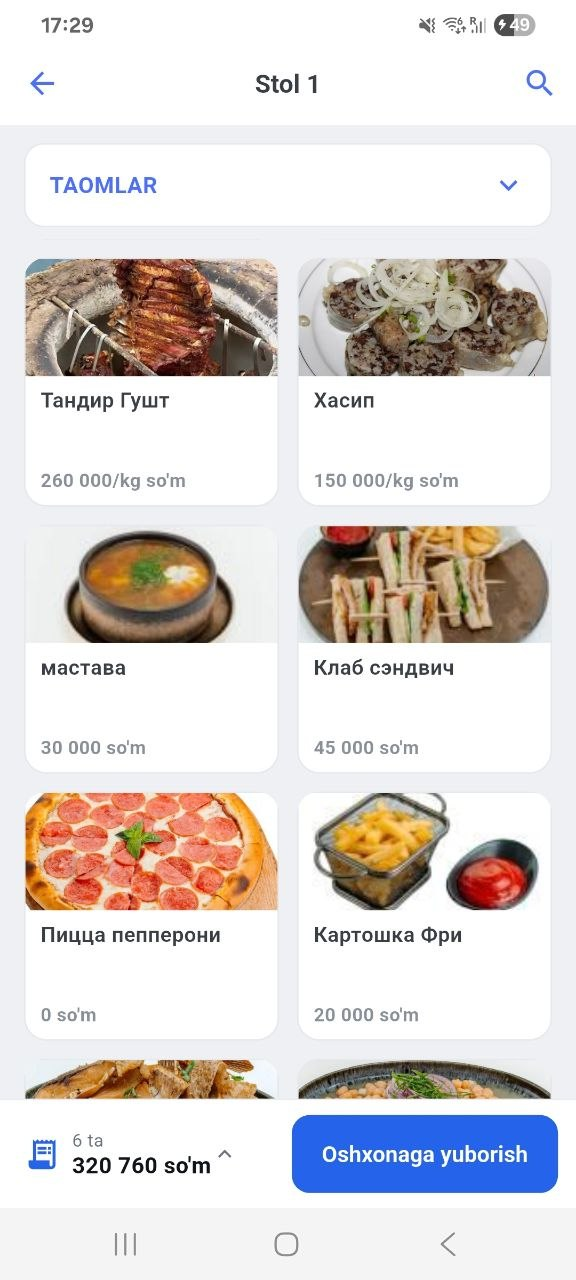
#> input picture screens/waiter-menu.jpg, 576 x 1280 px
$ python make_screens.py
#> lines starting #> are read from the running program, lines starting #| are printed output that depends on the picture; after the words box and inside, x2 and y2 are one past the last pixel; in counts of white or black regions, pixels touching at a corner belong together
"""Frame raw app screenshots (screens/*.jpg) as phones for the feature rows.

    python3 tools/make_screens.py      (safe to re-run: reads screens/, writes images/)

Each output is a 1200-wide card (900 tall for phones, 760 for tablets) — the shape of the .fr-media slot — holding
the screenshot inside a phone or tablet frame (see JOBS / DEVICE below).
"""
import os
from PIL import Image, ImageDraw, ImageFilter

ROOT = os.path.dirname(os.path.dirname(os.path.abspath(__file__)))
W = 1200
# (source, output, device, crop box or None)
#   phone : rises from the bottom edge, only the top ~80% of the screen shows
#   tablet: whole screen, centred; Android status + navigation bars cropped off
JOBS = [
    ("waiter-menu.jpg", "app-menu.jpg", "phone", None),
    ("tablet-tables.jpg", "app-tables.jpg", "tablet", (0, 30, 1280, 753)),
    ("tablet-reports.jpg", "app-reports.jpg", "tablet", (0, 30, 1280, 753)),
    ("tablet-top-items.jpg", "app-top-items.jpg", "tablet", (0, 30, 1280, 753)),
    # made by tools/clean_menu_shot.py (the two '0 so'm' rows removed)
    ("tablet-menu-clean.jpg", "app-menu-tablet.jpg", "tablet", (0, 30, 1280, 753)),
]
DEVICE = {  # screen width, bezel, top offset (None = centre), corner radius, card height
    "phone": (520, 16, 92, 64, 900),
    "tablet": (1124, 22, None, 26, 760),
}

for src, out, kind, crop in JOBS:
    SCREEN_W, BEZEL, TOP, R, H = DEVICE[kind]
    shot = Image.open(os.path.join(ROOT, "screens", src)).convert("RGB")
#> shot is the input picture: PIL image 576x1280 RGB; mean R, G, B 220.9, 214.9, 212.6
    if crop:
        shot = shot.crop(crop)
    sh = round(shot.height * SCREEN_W / shot.width)
#> sh = 1156
    shot = shot.resize((SCREEN_W, sh), Image.LANCZOS)
#> shot: PIL image 520x1156 RGB

    # soft vertical background, same family as the site's grey surfaces
    card = Image.new("RGB", (W, H))
#> card: PIL image 1200x900 RGB; every value is 0
    top, bot = (246, 246, 248), (234, 235, 239)
    for y in range(H):
        t = y / (H - 1)
        ImageDraw.Draw(card).line([(0, y), (W, y)], fill=tuple(round(a + (b - a) * t) for a, b in zip(top, bot)))
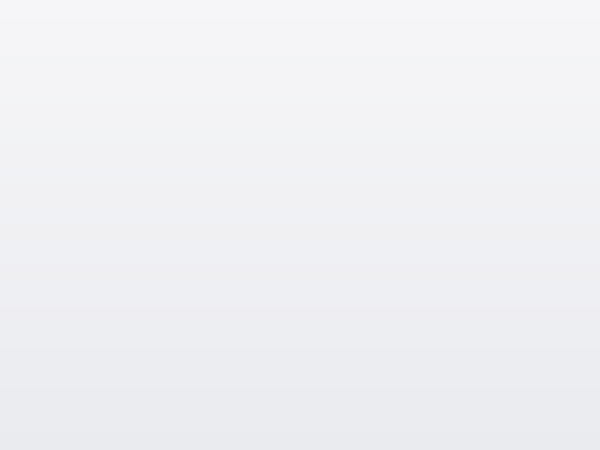
#> card: PIL image 1200x900 RGB (shown at 1/2 size); mean R, G, B 240, 240.5, 243.5

    pw, ph = SCREEN_W + 2 * BEZEL, sh + 2 * BEZEL
#> pw = 552; ph = 1188
    x0 = (W - pw) // 2
#> x0 = 324
    if TOP is None:
        TOP = (H - ph) // 2 - 8
    # shadow
    shadow = Image.new("L", (W, H + ph), 0)
#> shadow: PIL image 1200x2088 L; every value is 0
    ImageDraw.Draw(shadow).rounded_rectangle((x0, TOP + 24, x0 + pw, TOP + 24 + ph), R + BEZEL, fill=70)
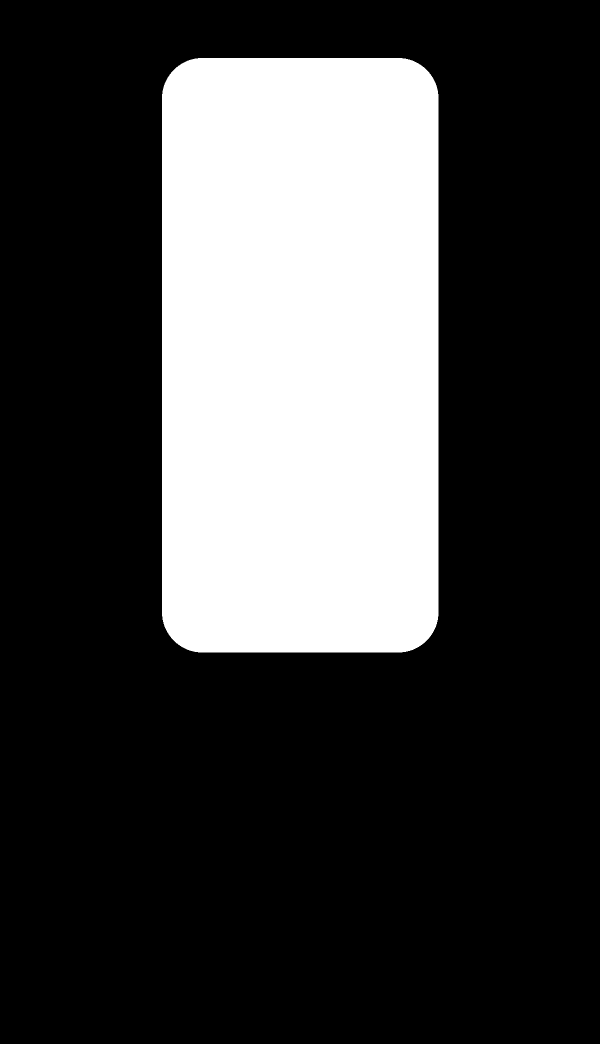
#> shadow: PIL image 1200x2088 L (shown at 1/2 size); values 0 (black) and 70 (white), 26% white; 1 white region, box (x1, y1, x2, y2) and area: (324, 116, 877, 1305) 651917
    shadow = shadow.filter(ImageFilter.GaussianBlur(36)).crop((0, 0, W, H))
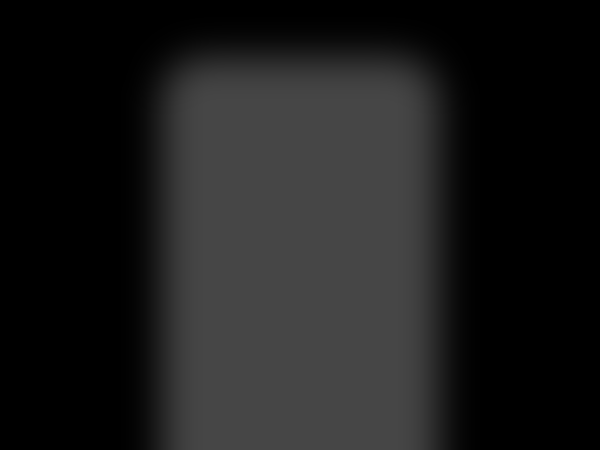
#> shadow: PIL image 1200x900 L (shown at 1/2 size); min 0, max 70, mean 27.9
    card.paste((0, 0, 0), (0, 0), shadow)
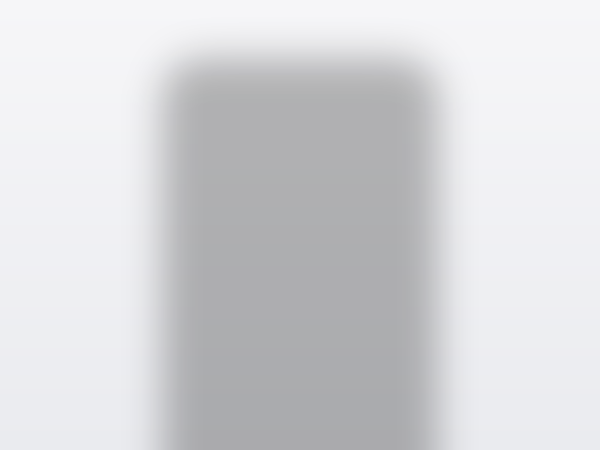
#> card: PIL image 1200x900 RGB (shown at 1/2 size); mean R, G, B 213.8, 214.2, 216.9
    # bezel + screen
    phone = Image.new("RGB", (pw, ph), (17, 17, 19))
    pmask = Image.new("L", (pw, ph), 0)
#> pmask: PIL image 552x1188 L; every value is 0
    ImageDraw.Draw(pmask).rounded_rectangle((0, 0, pw - 1, ph - 1), R + BEZEL, fill=255)
#> pmask: PIL image 552x1188 L; 99.1% white; 4 black regions, box (x1, y1, x2, y2) and area: (0, 0, 72, 72) 1400, (480, 0, 552, 72) 1400, (0, 1116, 72, 1188) 1400, (480, 1116, 552, 1188) 1400
    smask = Image.new("L", (SCREEN_W, sh), 0)
#> smask: PIL image 520x1156 L; every value is 0
    ImageDraw.Draw(smask).rounded_rectangle((0, 0, SCREEN_W - 1, sh - 1), R, fill=255)
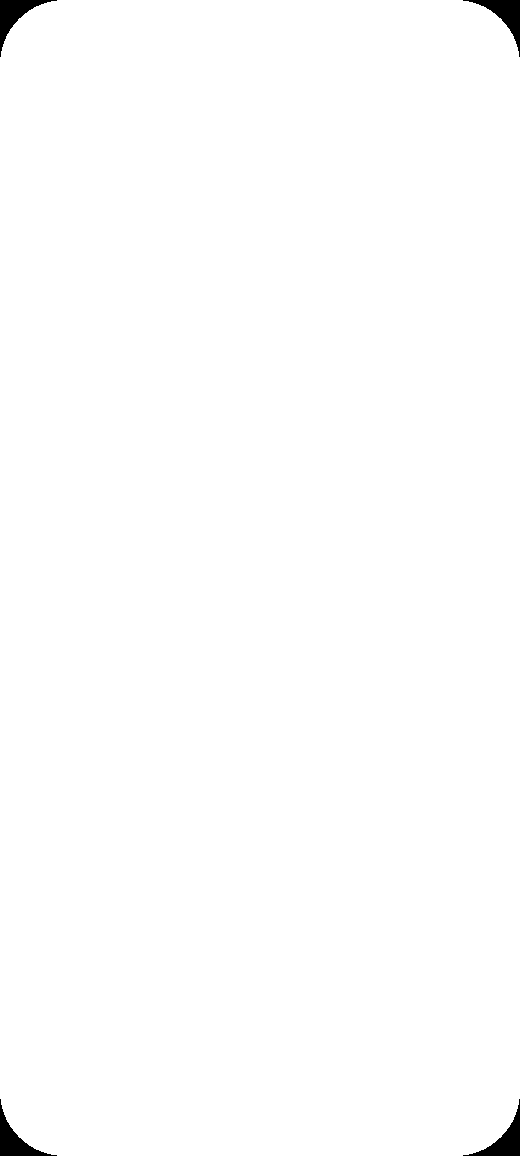
#> smask: PIL image 520x1156 L; 99.4% white; 4 black regions, box (x1, y1, x2, y2) and area: (0, 0, 57, 57) 901, (463, 0, 520, 57) 901, (0, 1099, 57, 1156) 901, (463, 1099, 520, 1156) 901
    phone.paste(shot, (BEZEL, BEZEL), smask)
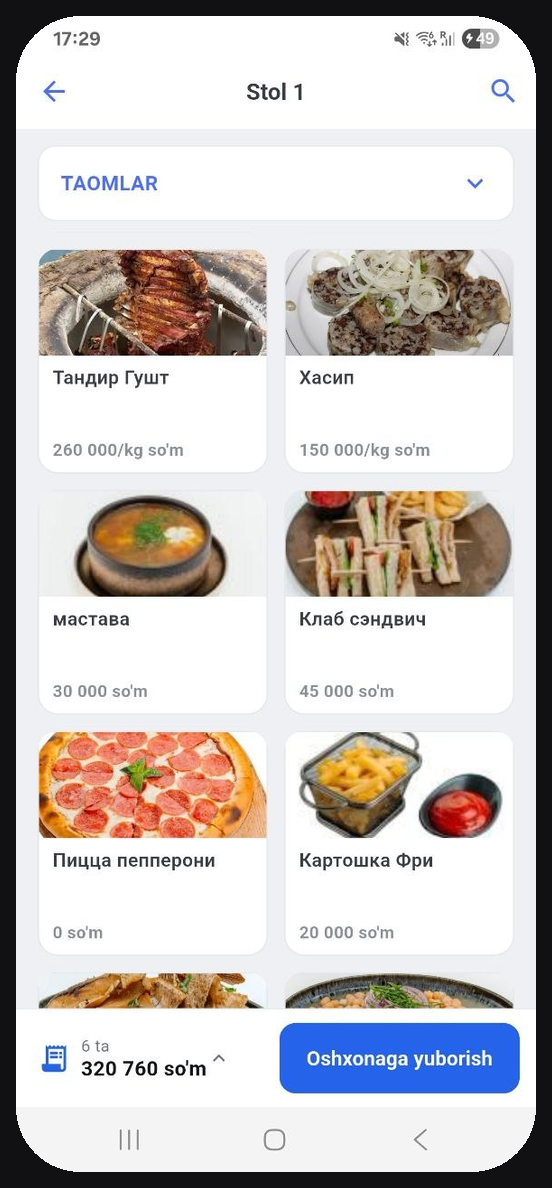
#> phone: PIL image 552x1188 RGB; mean R, G, B 202.6, 197.1, 195.2
    card.paste(phone, (x0, TOP), pmask)
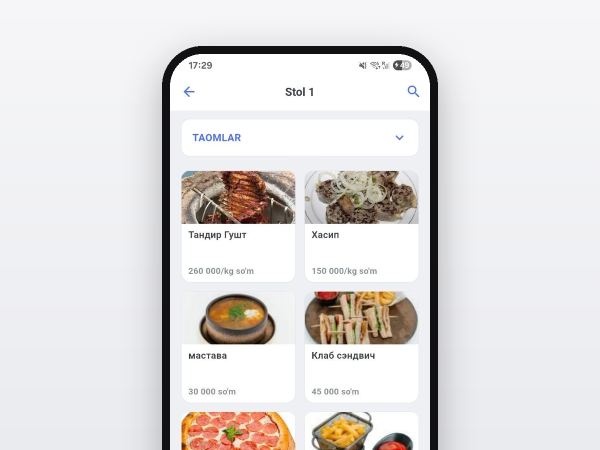
#> card: PIL image 1200x900 RGB (shown at 1/2 size); mean R, G, B 225.2, 222.2, 221.6

    card.save(os.path.join(ROOT, "images", out), "JPEG", quality=84, optimize=True, progressive=True)
    print(out, os.path.getsize(os.path.join(ROOT, "images", out)) // 1024, "KB")
#> pass 2 of the loop `for src, out, kind, crop in JOBS:`:
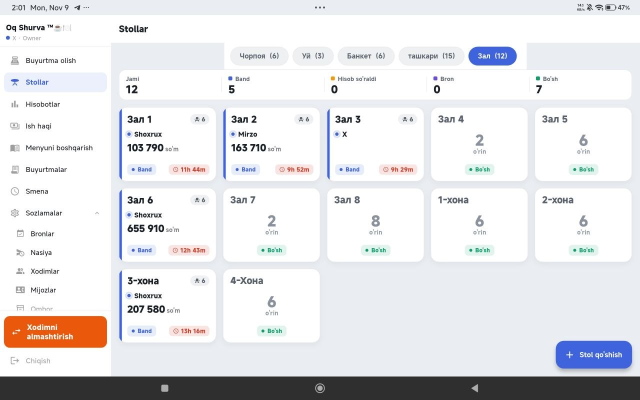
#> input picture screens/tablet-tables.jpg, 1280 x 800 px (shown at 1/2 size)
#> shot is the input picture: PIL image 1280x800 RGB; mean R, G, B 228.2, 228.2, 230.6
#> `ImageDraw.Draw(shadow).rounded_rectangle((x0, TOP + 24, x0 + pw, TOP +..`:
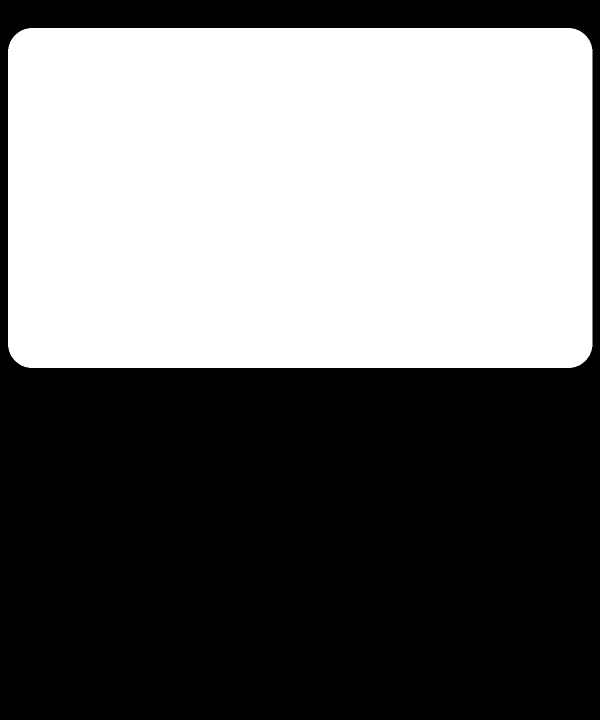
#> shadow: PIL image 1200x1439 L (shown at 1/2 size); values 0 (black) and 70 (white), 45.9% white; 1 white region, box (x1, y1, x2, y2) and area: (16, 56, 1185, 736) 792888
#> `card.paste(phone, (x0, TOP), pmask)`:
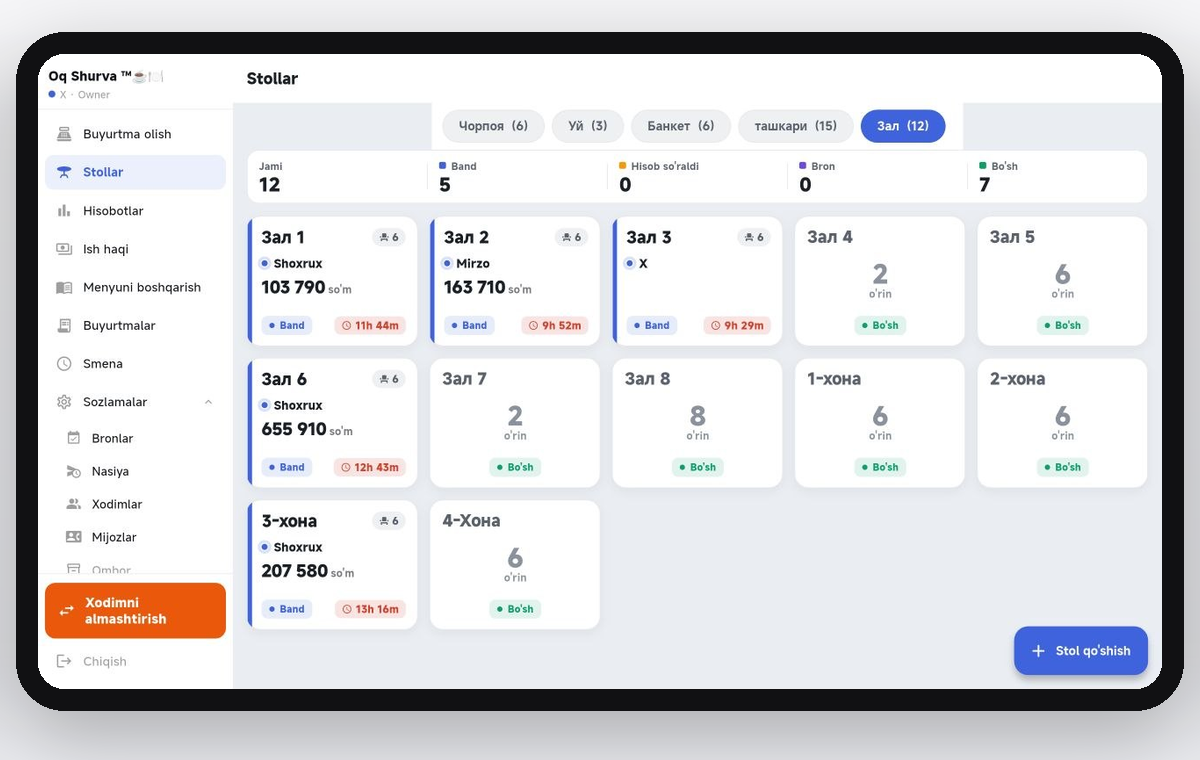
#> card: PIL image 1200x760 RGB; mean R, G, B 217.4, 217.4, 219.8
#> pass 3 of the loop `for src, out, kind, crop in JOBS:`:
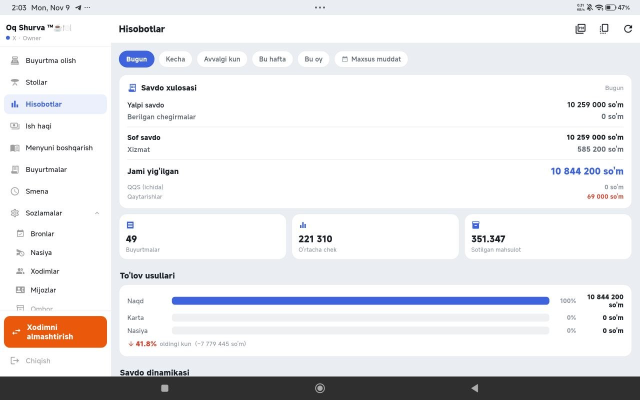
#> input picture screens/tablet-reports.jpg, 1280 x 800 px (shown at 1/2 size)
#> shot is the input picture: PIL image 1280x800 RGB; mean R, G, B 231.1, 230.8, 232.8
#> `phone.paste(shot, (BEZEL, BEZEL), smask)`:
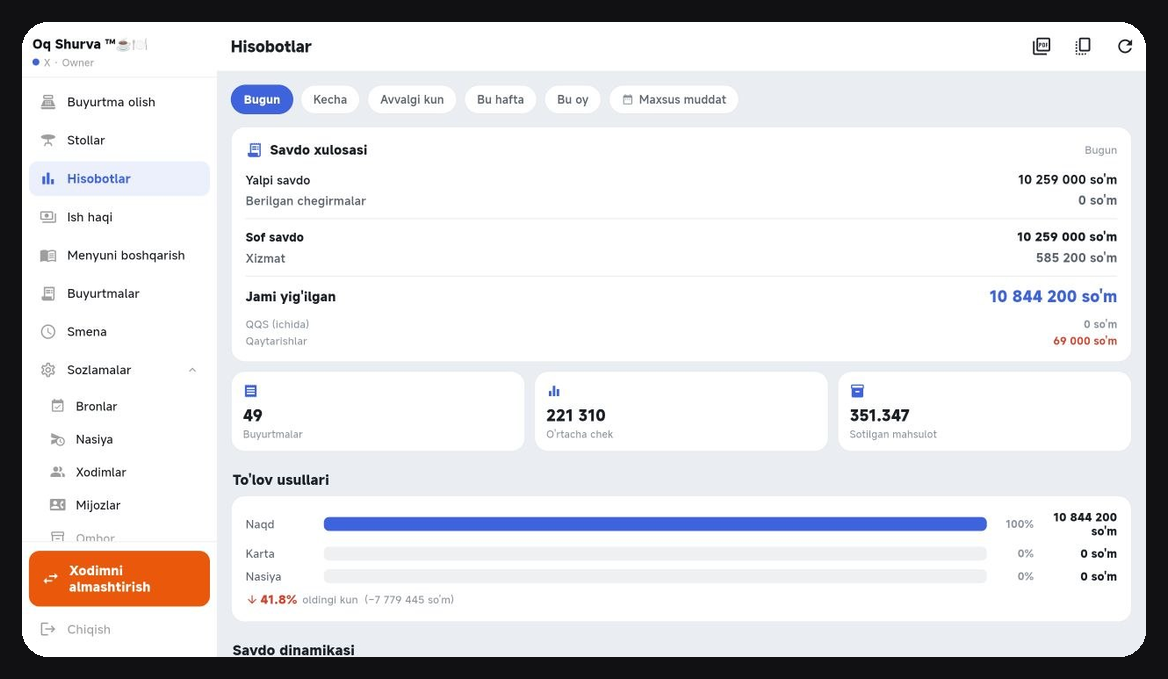
#> phone: PIL image 1168x679 RGB; mean R, G, B 220.2, 219.7, 221.7
#> `card.paste(phone, (x0, TOP), pmask)`:
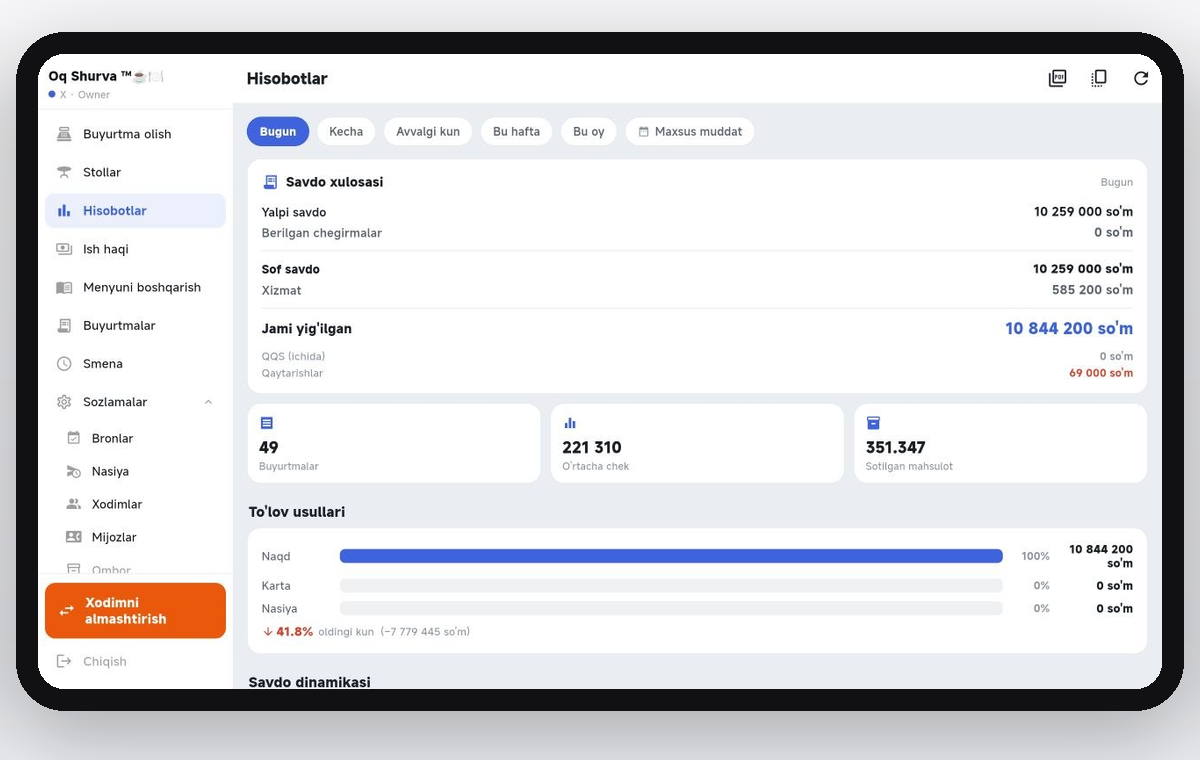
#> card: PIL image 1200x760 RGB; mean R, G, B 219.9, 219.6, 221.7
#> (the run stopped early here; a loop or call above may not have finished)
